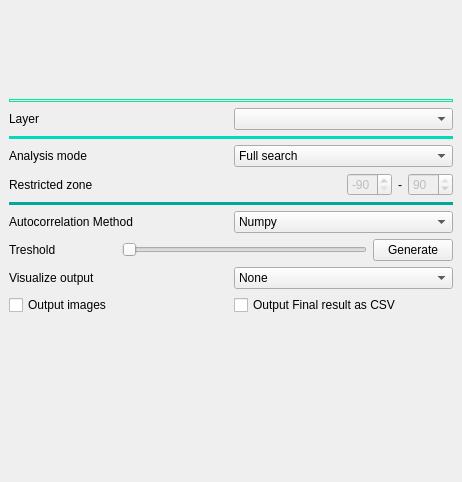
<?xml version="1.0" encoding="UTF-8"?>
<ui version="4.0">
 <class>K2: Autocorrelation</class>
 <widget class="QMainWindow" name="K2: Autocorrelation">
  <property name="geometry">
   <rect>
    <x>0</x>
    <y>0</y>
    <width>462</width>
    <height>482</height>
   </rect>
  </property>
  <property name="windowTitle">
   <string>MainWindow</string>
  </property>
  <widget class="QWidget" name="centralwidget">
   <layout class="QVBoxLayout" name="verticalLayout_2">
    <item>
     <layout class="QVBoxLayout" name="verticalLayout">
      <property name="leftMargin">
       <number>0</number>
      </property>
      <item>
       <layout class="QHBoxLayout" name="horizontalLayout">
        <property name="sizeConstraint">
         <enum>QLayout::SetFixedSize</enum>
        </property>
        <property name="bottomMargin">
         <number>20</number>
        </property>
        <item>
         <widget class="QLabel" name="label_2">
          <property name="sizePolicy">
           <sizepolicy hsizetype="Minimum" vsizetype="Minimum">
            <horstretch>0</horstretch>
            <verstretch>0</verstretch>
           </sizepolicy>
          </property>
          <property name="minimumSize">
           <size>
            <width>440</width>
            <height>64</height>
           </size>
          </property>
          <property name="maximumSize">
           <size>
            <width>440</width>
            <height>64</height>
           </size>
          </property>
          <property name="autoFillBackground">
           <bool>false</bool>
          </property>
          <property name="frameShape">
           <enum>QFrame::NoFrame</enum>
          </property>
          <property name="text">
           <string/>
          </property>
          <property name="textFormat">
           <enum>Qt::PlainText</enum>
          </property>
          <property name="pixmap">
           <pixmap>Artboard4.png</pixmap>
          </property>
          <property name="scaledContents">
           <bool>true</bool>
          </property>
          <property name="alignment">
           <set>Qt::AlignCenter</set>
          </property>
          <property name="wordWrap">
           <bool>false</bool>
          </property>
         </widget>
        </item>
       </layout>
      </item>
      <item>
       <widget class="Line" name="line_3">
        <property name="sizePolicy">
         <sizepolicy hsizetype="Minimum" vsizetype="Minimum">
          <horstretch>0</horstretch>
          <verstretch>0</verstretch>
         </sizepolicy>
        </property>
        <property name="minimumSize">
         <size>
          <width>0</width>
          <height>2</height>
         </size>
        </property>
        <property name="styleSheet">
         <string notr="true">border: 0.5px solid #05e69f</string>
        </property>
        <property name="lineWidth">
         <number>5</number>
        </property>
        <property name="midLineWidth">
         <number>5</number>
        </property>
        <property name="orientation">
         <enum>Qt::Horizontal</enum>
        </property>
       </widget>
      </item>
      <item>
       <layout class="QHBoxLayout" name="horizontalLayout_7">
        <item>
         <widget class="QLabel" name="label_8">
          <property name="text">
           <string>Layer</string>
          </property>
         </widget>
        </item>
        <item>
         <widget class="QComboBox" name="comboBox_layer"/>
        </item>
       </layout>
      </item>
      <item>
       <widget class="Line" name="line">
        <property name="styleSheet">
         <string notr="true">border: 2px solid #05d9b9</string>
        </property>
        <property name="lineWidth">
         <number>0</number>
        </property>
        <property name="orientation">
         <enum>Qt::Horizontal</enum>
        </property>
       </widget>
      </item>
      <item>
       <layout class="QHBoxLayout" name="horizontalLayout_5">
        <item>
         <widget class="QLabel" name="label_5">
          <property name="text">
           <string>Analysis mode</string>
          </property>
         </widget>
        </item>
        <item>
         <widget class="QComboBox" name="comboBox_3">
          <item>
           <property name="text">
            <string>Full search</string>
           </property>
          </item>
          <item>
           <property name="text">
            <string>Restrict angle</string>
           </property>
          </item>
         </widget>
        </item>
       </layout>
      </item>
      <item>
       <layout class="QHBoxLayout" name="horizontalLayout_6">
        <item>
         <widget class="QLabel" name="label_6">
          <property name="text">
           <string>Restricted zone</string>
          </property>
         </widget>
        </item>
        <item>
         <spacer name="horizontalSpacer">
          <property name="orientation">
           <enum>Qt::Horizontal</enum>
          </property>
          <property name="sizeHint" stdset="0">
           <size>
            <width>40</width>
            <height>20</height>
           </size>
          </property>
         </spacer>
        </item>
        <item>
         <widget class="QSpinBox" name="spinBox">
          <property name="enabled">
           <bool>false</bool>
          </property>
          <property name="maximumSize">
           <size>
            <width>50</width>
            <height>16777215</height>
           </size>
          </property>
          <property name="minimum">
           <number>-90</number>
          </property>
          <property name="maximum">
           <number>90</number>
          </property>
          <property name="value">
           <number>-90</number>
          </property>
         </widget>
        </item>
        <item alignment="Qt::AlignHCenter">
         <widget class="QLabel" name="label_7">
          <property name="text">
           <string>-</string>
          </property>
         </widget>
        </item>
        <item>
         <widget class="QSpinBox" name="spinBox_2">
          <property name="enabled">
           <bool>false</bool>
          </property>
          <property name="maximumSize">
           <size>
            <width>50</width>
            <height>16777215</height>
           </size>
          </property>
          <property name="minimum">
           <number>-90</number>
          </property>
          <property name="maximum">
           <number>90</number>
          </property>
          <property name="value">
           <number>90</number>
          </property>
         </widget>
        </item>
       </layout>
      </item>
      <item>
       <widget class="Line" name="line_2">
        <property name="styleSheet">
         <string notr="true">border: 2px solid #02a89b</string>
        </property>
        <property name="orientation">
         <enum>Qt::Horizontal</enum>
        </property>
       </widget>
      </item>
      <item>
       <layout class="QHBoxLayout" name="horizontalLayout_2">
        <item>
         <widget class="QLabel" name="label_3">
          <property name="text">
           <string>Autocorrelation Method</string>
          </property>
         </widget>
        </item>
        <item>
         <widget class="QComboBox" name="comboBox">
          <item>
           <property name="text">
            <string>Numpy</string>
           </property>
          </item>
          <item>
           <property name="text">
            <string>Miso</string>
           </property>
          </item>
         </widget>
        </item>
       </layout>
      </item>
      <item>
       <layout class="QHBoxLayout" name="horizontalLayout_8">
        <item>
         <widget class="QLabel" name="label_9">
          <property name="text">
           <string>Treshold</string>
          </property>
         </widget>
        </item>
        <item>
         <spacer name="horizontalSpacer_2">
          <property name="orientation">
           <enum>Qt::Horizontal</enum>
          </property>
          <property name="sizeType">
           <enum>QSizePolicy::Fixed</enum>
          </property>
          <property name="sizeHint" stdset="0">
           <size>
            <width>60</width>
            <height>0</height>
           </size>
          </property>
         </spacer>
        </item>
        <item>
         <widget class="QSlider" name="horizontalSlider">
          <property name="enabled">
           <bool>true</bool>
          </property>
          <property name="orientation">
           <enum>Qt::Horizontal</enum>
          </property>
         </widget>
        </item>
        <item>
         <widget class="QPushButton" name="genThresh">
          <property name="text">
           <string>Generate</string>
          </property>
         </widget>
        </item>
       </layout>
      </item>
      <item>
       <layout class="QHBoxLayout" name="horizontalLayout_10">
        <item>
         <widget class="QLabel" name="label_10">
          <property name="text">
           <string>Visualize output</string>
          </property>
         </widget>
        </item>
        <item>
         <widget class="QComboBox" name="comboBox_5">
          <item>
           <property name="text">
            <string>None</string>
           </property>
          </item>
          <item>
           <property name="text">
            <string>2D PCA</string>
           </property>
          </item>
          <item>
           <property name="text">
            <string>3D</string>
           </property>
          </item>
         </widget>
        </item>
       </layout>
      </item>
      <item>
       <layout class="QHBoxLayout" name="horizontalLayout_9">
        <item>
         <widget class="QCheckBox" name="checkBox">
          <property name="text">
           <string>Output images</string>
          </property>
         </widget>
        </item>
        <item>
         <widget class="QCheckBox" name="checkBox_2">
          <property name="text">
           <string>Output Final result as CSV</string>
          </property>
         </widget>
        </item>
       </layout>
      </item>
     </layout>
    </item>
    <item>
     <spacer name="verticalSpacer">
      <property name="orientation">
       <enum>Qt::Vertical</enum>
      </property>
      <property name="sizeType">
       <enum>QSizePolicy::MinimumExpanding</enum>
      </property>
      <property name="sizeHint" stdset="0">
       <size>
        <width>20</width>
        <height>40</height>
       </size>
      </property>
     </spacer>
    </item>
   </layout>
  </widget>
  <widget class="QMenuBar" name="menubar">
   <property name="geometry">
    <rect>
     <x>0</x>
     <y>0</y>
     <width>462</width>
     <height>22</height>
    </rect>
   </property>
  </widget>
 </widget>
 <resources/>
 <connections/>
</ui>
